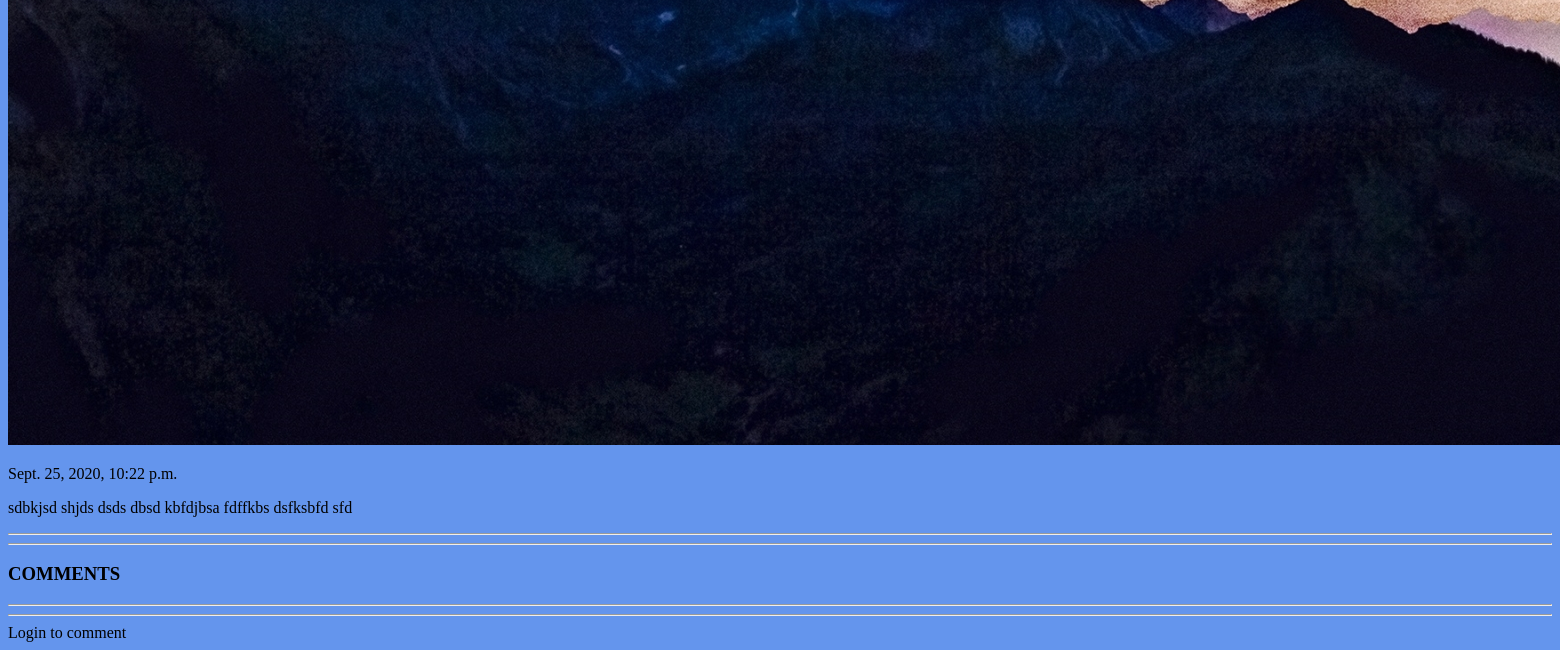
The app's page /articles/post-2 (lower part), older data.
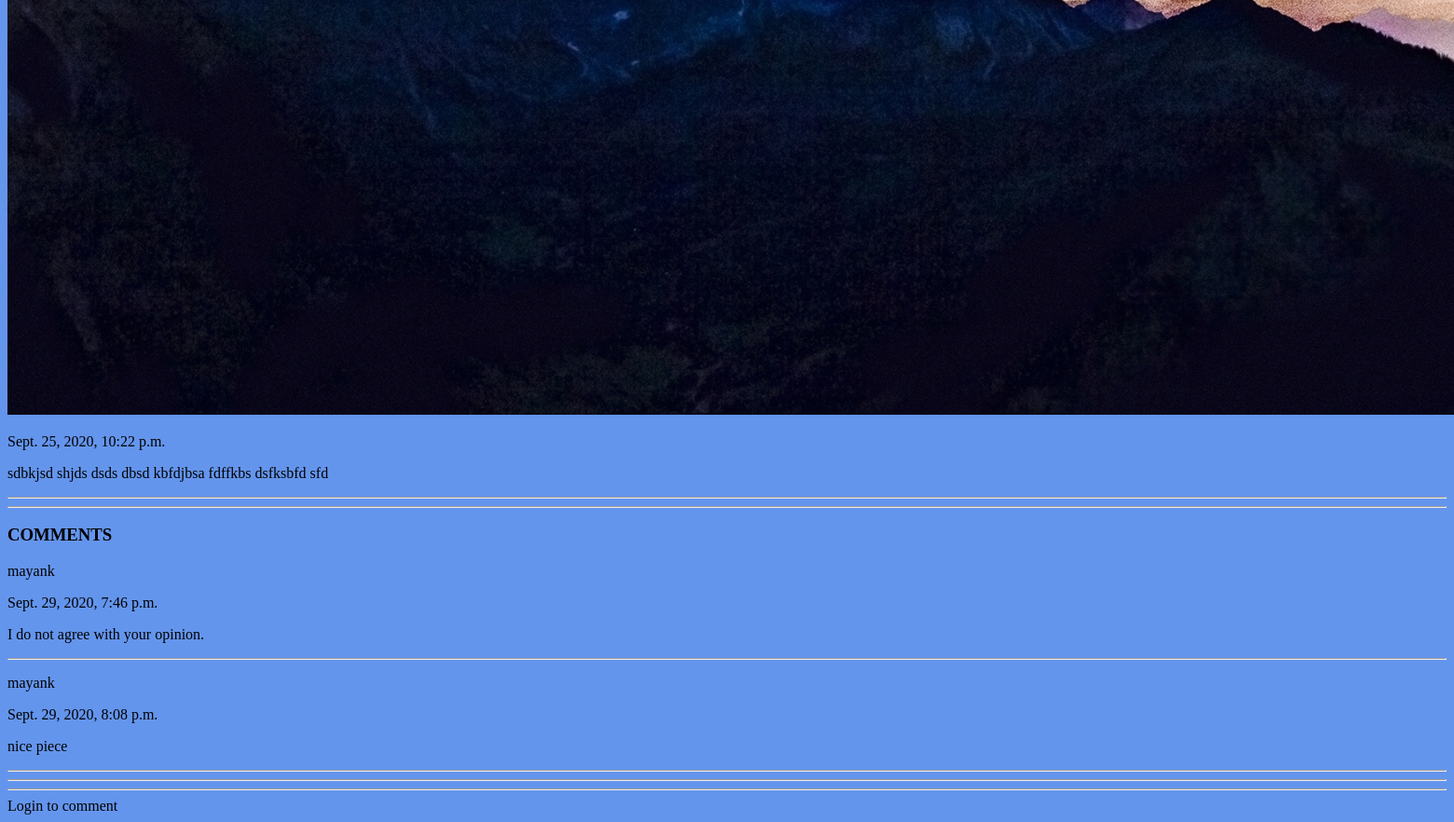
The same page, newer data.
### articles/models.py (models this page shows, shortened)
class Comment(models.Model):
    body = models.TextField()
    author = models.ForeignKey(User, on_delete=models.CASCADE, default=None)
    date = models.DateTimeField(auto_now_add=True)
    slug = models.SlugField(default='slug')

### articles/views.py (the view)
# urls.py: path('<slug:slug>', views.article_detail, name='detail'),
def article_detail(request, slug):
    article = Article.objects.get(slug=slug)
    form = CreateCommentForm()
    comments = Comment.objects.filter(slug=slug)
    return render(request, 'articles/article_detail.html', { 'article': article, 'form': form, 'comments': comments })

### articles/templates/articles/article_detail.html (shortened to what this page needs)
{% extends 'base.html' %}
{% block content %}
    <div id="article-detail">
        <div id="detail">
            <img src="{{ article.thumb.url }}"/>
            <p>{{ article.date }}</p>
            <p>{{ article.body }}</p>
        </div>
        <hr />
        <hr />
        <h3>COMMENTS</h3>
        {% for comment in comments %}
        <div id="comment">
        <p>{{ comment.author }}</p>
        <p>{{ comment.date }}</p>
        <p>{{ comment.body }}</p>
        </div>
        <hr />
        {% endfor %}
        <hr />
        <hr />
        {% if user.is_authenticated %}
        <div id="comment-form">
            <form id="create-form" action="{% url 'articles:comment' slug=article.slug %}" method="post">
            {% csrf_token %}
            {{ form }}
            <input type="submit" value="POST">
            </form>
        </div>
        {% else %}
        <div>Login to comment</div>
        {% endif %}
    </div>
{% endblock %}

Row changes from the older to the newer data that the page shows:
added Comment: author "mayank", date "Sept. 29, 2020, 7:46 p.m.", body "I do not agree with your opinion."
added Comment: author "mayank", date "Sept. 29, 2020, 8:08 p.m.", body "nice piece"
